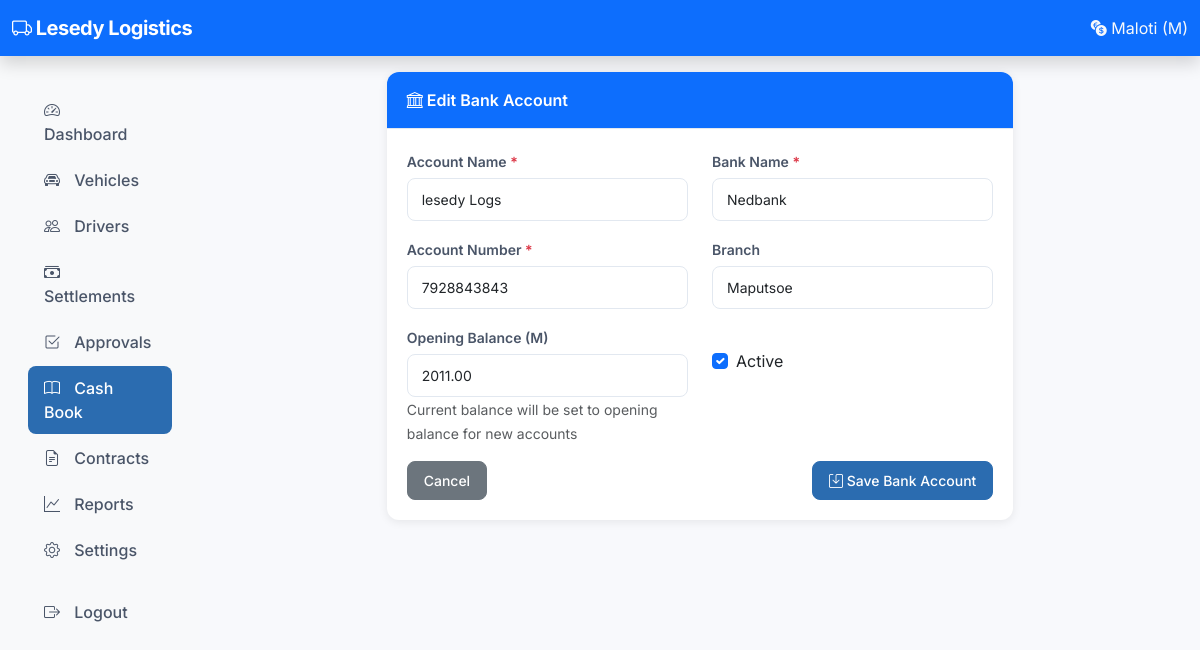
/owner/cashbook/banks/1/edit/ (signed in), run on the app's committed database.
### accounts/models.py (models this page shows, shortened)
class SystemSettings(models.Model):
    debt_cap = models.DecimalField(max_digits=10, decimal_places=2, default=500.00)
    repayment_percentage = models.IntegerField(default=100)
    minimum_driver_take = models.DecimalField(max_digits=10, decimal_places=2, default=0)
    company_name = models.CharField(max_length=200, default='My Transport Fleet')
    company_phone = models.CharField(max_length=20, blank=True)
    company_email = models.EmailField(blank=True)
    company_address = models.TextField(blank=True)
    company_logo = models.ImageField(upload_to='company/', null=True, blank=True)
    days_in_month_for_salary = models.IntegerField(default=30)
    contract_settlement_day = models.IntegerField(default=1,
                                                   help_text="Day of month when contract is settled")
    default_bank_account = models.ForeignKey(
        'cashbook.BankAccount', on_delete=models.SET_NULL, null=True, blank=True
    )
    cash_alert_threshold = models.DecimalField(max_digits=10, decimal_places=2, default=1000.00)
    bank_alert_threshold = models.DecimalField(max_digits=10, decimal_places=2, default=2000.00)
    updated_at = models.DateTimeField(auto_now=True)
    class Meta:
        verbose_name_plural = "System Settings"
    @classmethod
    def get_settings(cls):
        obj, created = cls.objects.get_or_create(id=1)
        return obj

### cashbook/models.py (models this page shows, shortened)
class BankAccount(models.Model):
    name = models.CharField(max_length=100)
    account_number = models.CharField(max_length=50)
    bank_name = models.CharField(max_length=100)
    branch = models.CharField(max_length=100, blank=True)
    opening_balance = models.DecimalField(max_digits=12, decimal_places=2, default=0)
    current_balance = models.DecimalField(max_digits=12, decimal_places=2, default=0)
    is_active = models.BooleanField(default=True)
    created_at = models.DateTimeField(auto_now_add=True)
    updated_at = models.DateTimeField(auto_now=True)
    class Meta:
        ordering = ['name']

### cashbook/views.py (the view)
# urls.py: path('banks/<int:bank_id>/edit/', views.bank_edit, name='owner_cashbook_bank_edit'),
@_owner_required
def bank_edit(request, bank_id):
    account = get_object_or_404(BankAccount, id=bank_id)
    if request.method == 'POST':
        form = BankAccountForm(request.POST, instance=account)
        if form.is_valid():
            form.save()
            messages.success(request, 'Bank account updated successfully.')
            return redirect('owner_cashbook_banks')
    else:
        form = BankAccountForm(instance=account)
    return render(request, 'owner/cashbook/bank_form.html', {
        'form': form,
        'title': 'Edit Bank Account',
        'account': account,
    })

### cashbook/forms.py
class BankAccountForm(forms.ModelForm):
    class Meta:
        model = BankAccount
        fields = ['name', 'bank_name', 'account_number', 'branch',
                  'opening_balance', 'is_active']
        widgets = {
            'name': forms.TextInput(attrs={'class': 'form-control', 'placeholder': 'e.g. Main Operating Account'}),
            'bank_name': forms.TextInput(attrs={'class': 'form-control', 'placeholder': 'e.g. First National Bank'}),
            'account_number': forms.TextInput(attrs={'class': 'form-control'}),
            'branch': forms.TextInput(attrs={'class': 'form-control'}),
            'opening_balance': forms.NumberInput(attrs={'class': 'form-control amount-input', 'step': '0.01', 'min': '0'}),
            'is_active': forms.CheckboxInput(attrs={'class': 'form-check-input'}),
        }

### accounts/context_processors.py (called while the page is built)
def pending_approvals(request):
    if request.user.is_authenticated and request.user.is_staff:
        count = DailySettlement.objects.filter(status='submitted').count()
        return {'pending_approvals': count}
    return {}

def system_settings(request):
    try:
        settings = SystemSettings.get_settings()
        return {
            'company_name': settings.company_name,
            'company_phone': settings.company_phone,
            'company_email': settings.company_email,
            'company_address': settings.company_address,
            'company_logo': settings.company_logo,
        }
    except Exception:
        return {
            'company_name': 'Taxi Accounting System',
            'company_phone': '',
            'company_email': '',
            'company_address': '',
            'company_logo': None,
        }

### cashbook/views.py (called while the page is built)
def _owner_required(view_func):
    from django.contrib.auth.decorators import user_passes_test
    from functools import wraps
    @wraps(view_func)
    def wrapper(request, *args, **kwargs):
        if not (request.user.is_authenticated and request.user.is_staff):
            return redirect('login')
        return view_func(request, *args, **kwargs)
    return wrapper

### templates/owner/cashbook/bank_form.html (shortened to what this page needs)
{% extends 'base.html' %}
{% block content %}
<div class="row justify-content-center">
    <div class="col-lg-8">
        <div class="card">
            <div class="card-header bg-primary text-white">
                <i class="bi bi-bank"></i> {{ title }}
            </div>
            <div class="card-body">
                <form method="post">
                    <div class="row mb-3">
                        <div class="col-md-6">
                            <label class="form-label">Account Name <span class="text-danger">*</span></label>
                            {{ form.name }}
                        </div>
                        <div class="col-md-6">
                            <label class="form-label">Bank Name <span class="text-danger">*</span></label>
                            {{ form.bank_name }}
                        </div>
                    </div>
                    <div class="row mb-3">
                        <div class="col-md-6">
                            <label class="form-label">Account Number <span class="text-danger">*</span></label>
                            {{ form.account_number }}
                        </div>
                        <div class="col-md-6">
                            <label class="form-label">Branch</label>
                            {{ form.branch }}
                        </div>
                    </div>
                    <div class="row mb-3">
                        <div class="col-md-6">
                            <label class="form-label">Opening Balance (M)</label>
                            {{ form.opening_balance }}
                            <small class="text-muted">Current balance will be set to opening balance for new accounts</small>
                        </div>
                        <div class="col-md-6">
                            <div class="form-check mt-4">
                                {{ form.is_active }}
                                <label class="form-check-label">Active</label>
                            </div>
                        </div>
                    </div>
                    <div class="d-flex justify-content-between">
                        <a href="{% url 'owner_cashbook_banks' %}" class="btn btn-secondary">Cancel</a>
                        <button type="submit" class="btn btn-primary"><i class="bi bi-save"></i> Save Bank Account</button>
                    </div>
                </form>
            </div>
        </div>
    </div>
</div>
{% endblock %}

### templates/base.html (shortened to what this page needs)
{% load static %}
<!DOCTYPE html>
<html lang="en">
<head>
    <link href="https://cdn.jsdelivr.net/npm/bootstrap@5.3.0/dist/css/bootstrap.min.css" rel="stylesheet">
    <link rel="stylesheet" href="https://cdn.jsdelivr.net/npm/bootstrap-icons@1.11.0/font/bootstrap-icons.css">
    <link rel="stylesheet" href="{% static 'css/style.css' %}">
</head>
<body>
    <nav class="navbar navbar-dark bg-primary shadow">
        <div class="container-fluid">
            <a class="navbar-brand" href="{% url 'owner_dashboard' %}">
                <i class="bi bi-truck"></i> {{ company_name|default:"Taxi Accounting" }}
            </a>
            <span class="navbar-text text-light">
                <i class="bi bi-currency-exchange"></i> Maloti (M)
            </span>
        </div>
    </nav>
    <div class="container-fluid">
        <div class="row">
            <nav class="col-md-3 col-lg-2 d-none d-md-block bg-light sidebar">
                <div class="position-sticky">
                    <ul class="nav flex-column p-3">
                        <li class="nav-item">
                            <a class="nav-link {% if request.resolver_match.url_name == 'owner_dashboard' %}active{% endif %}"
                               href="{% url 'owner_dashboard' %}">
                                <i class="bi bi-speedometer2"></i> Dashboard
                            </a>
                        </li>
                        <li class="nav-item">
                            <a class="nav-link {% if 'vehicle' in request.resolver_match.url_name %}active{% endif %}"
                               href="{% url 'owner_vehicle_list' %}">
                                <i class="bi bi-car-front"></i> Vehicles
                            </a>
                        </li>
                        <li class="nav-item">
                            <a class="nav-link {% if 'driver' in request.resolver_match.url_name %}active{% endif %}"
                               href="{% url 'owner_driver_list' %}">
                                <i class="bi bi-people"></i> Drivers
                            </a>
                        </li>
                        <li class="nav-item">
                            <a class="nav-link {% if 'settlement' in request.resolver_match.url_name %}active{% endif %}"
                               href="{% url 'owner_settlement_list' %}">
                                <i class="bi bi-cash-stack"></i> Settlements
                            </a>
                        </li>
                        <li class="nav-item">
                            <a class="nav-link {% if 'approval' in request.resolver_match.url_name %}active{% endif %}"
                               href="{% url 'owner_pending_approvals' %}">
                                <i class="bi bi-check2-square"></i> Approvals
                            </a>
                        </li>
                        <li class="nav-item">
                            <a class="nav-link {% if 'cashbook' in request.resolver_match.url_name or 'bank' in request.resolver_match.url_name %}active{% endif %}"
                               href="{% url 'owner_cashbook_dashboard' %}">
                                <i class="bi bi-book"></i> Cash Book
                            </a>
                        </li>
                        <li class="nav-item">
                            <a class="nav-link {% if 'contract' in request.resolver_match.url_name %}active{% endif %}"
                               href="{% url 'owner_contract_dashboard' %}">
                                <i class="bi bi-file-earmark-text"></i> Contracts
                            </a>
                        </li>
                        <li class="nav-item">
                            <a class="nav-link {% if 'report' in request.resolver_match.url_name %}active{% endif %}"
                               href="{% url 'report_index' %}">
                                <i class="bi bi-graph-up"></i> Reports
                            </a>
                        </li>
                        <li class="nav-item">
                            <a class="nav-link {% if 'setting' in request.resolver_match.url_name %}active{% endif %}"
                               href="{% url 'owner_settings' %}">
                                <i class="bi bi-gear"></i> Settings
                            </a>
                        </li>
                        <li class="nav-item mt-3">
                            <a class="nav-link" href="{% url 'logout' %}">
                                <i class="bi bi-box-arrow-right"></i> Logout
                            </a>
                        </li>
                    </ul>
                </div>
            </nav>
            <main class="col-md-9 col-lg-10 px-4 py-3">
                {% block content %}{% endblock %}
            </main>
        </div>
    </div>
</body>
</html>

### static/css/style.css (style rules this page uses)
body { font-family: 'Inter', -apple-system, BlinkMacSystemFont, sans-serif; background-color: #f8f9fc; color: #2d3748; }
.navbar-brand { font-weight: 700; letter-spacing: -0.5px; }
.sidebar { padding-top: 1rem; }
.sidebar .nav-link { color: #4a5568; border-radius: 8px; padding: 10px 16px; margin-bottom: 2px; font-weight: 500; transition: all 0.2s ease; }
.sidebar .nav-link.active { background-color: #2b6cb0; color: #fff; }
.sidebar .nav-link i { margin-right: 10px; width: 20px; text-align: center; }
.card { border: none; border-radius: 12px; box-shadow: 0 1px 3px rgba(0, 0, 0, 0.08), 0 1px 2px rgba(0, 0, 0, 0.06); transition: transform 0.2s ease, box-shadow 0.2s ease; }
.card-header { background-color: #fff; border-bottom: 1px solid #e2e8f0; padding: 1rem 1.25rem; font-weight: 600; }
.card-body { padding: 1.25rem; }
.form-control, .form-select { border-radius: 8px; border: 1px solid #e2e8f0; padding: 0.625rem 0.875rem; font-size: 0.875rem; transition: border-color 0.2s ease, box-shadow 0.2s ease; }
.form-label { font-weight: 600; font-size: 0.875rem; color: #4a5568; margin-bottom: 0.375rem; }
.btn { border-radius: 8px; font-weight: 500; padding: 0.5rem 1rem; font-size: 0.875rem; transition: all 0.2s ease; }
.btn-primary { background-color: #2b6cb0; border-color: #2b6cb0; }

### templates/base.html (style rules this page uses)
body { font-family: 'Inter', sans-serif; }
.card { border: none; border-radius: 12px; box-shadow: 0 2px 10px rgba(0,0,0,0.08); }
.card-header { border-radius: 12px 12px 0 0 !important; }
.sidebar { min-height: calc(100vh - 70px); }
.nav-link.active { background-color: #0d6efd; }

### data on the page
SystemSettings: company_name "Lesedy Logistics"
BankAccount: name "lesedy Logs", bank_name "Nedbank", account_number "7928843843", branch "Maputsoe", opening_balance "2011.00", is_active "☑"

### other printed values
{{ title }} "Edit Bank Account"
